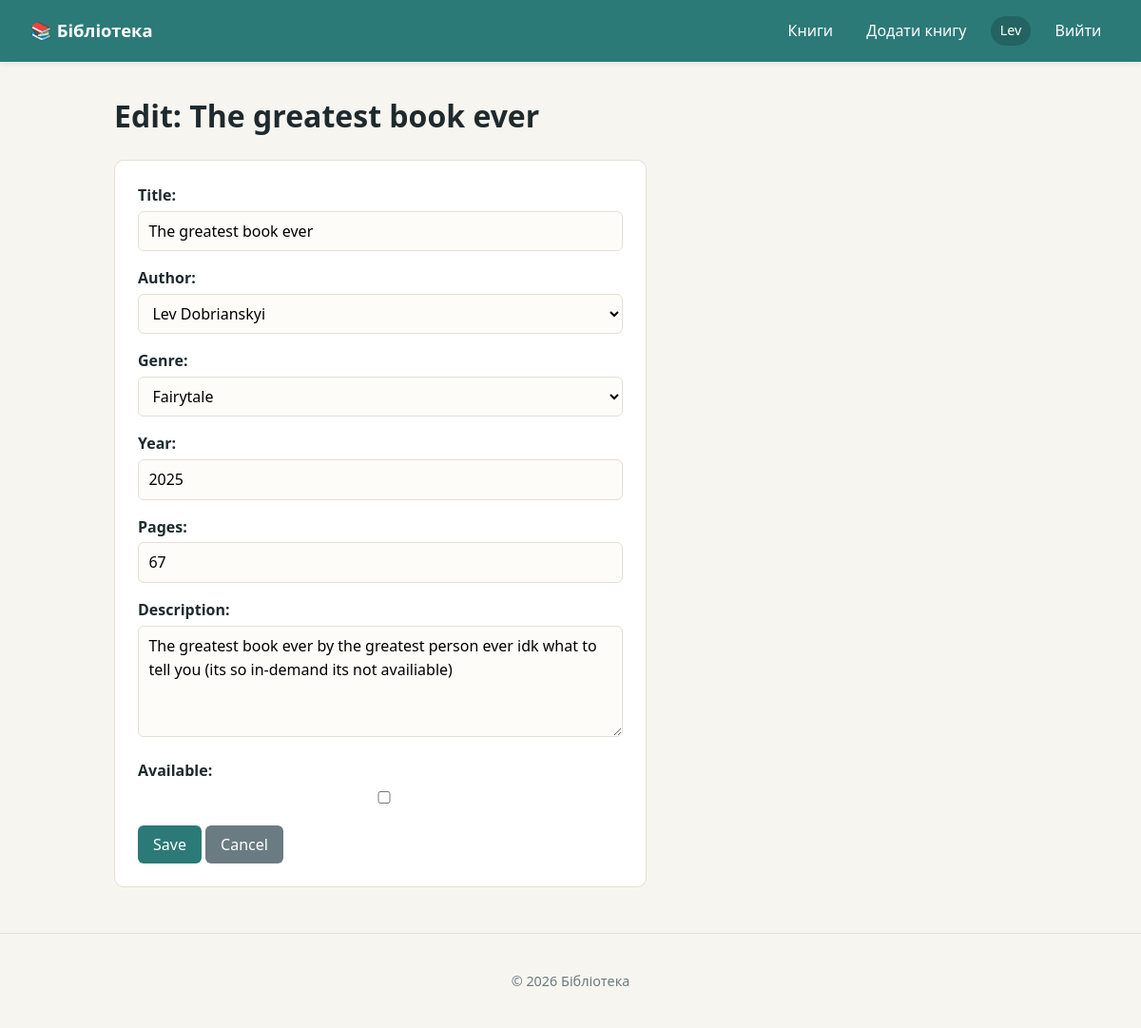
The app's page /books/9/edit/ (signed in) with its own data.
### library/models.py (models this page shows, shortened)
class Book(models.Model):
    title = models.CharField("Title", max_length=150, default="")
    author = models.ForeignKey(Author, on_delete=models.CASCADE, related_name="books", verbose_name="Author", null=True)
    genre = models.ForeignKey(Genre, on_delete=models.CASCADE, related_name="books", verbose_name="Genre", null=True)
    year = models.IntegerField("Year", null=True)
    pages = models.IntegerField("Pages", null=True)
    description = models.TextField("Description", blank=True)
    is_available = models.BooleanField("Available", default=True)
    created_at = models.DateTimeField("Created", auto_now_add=True)
    class Meta:
        verbose_name = "Book"
        verbose_name_plural = "Books"
        ordering = ["title"]

### library/views.py (the view)
# urls.py: path("books/<int:pk>/edit/", views.book_update, name="book_update"),
@staff_required
def book_update(request, pk):
    book = get_object_or_404(Book, pk=pk)
    if request.method == "POST":
        form = BookForm(request.POST, instance=book)
        if form.is_valid():
            form.save()
            messages.success(request, "Book was updated successfully.")
            return redirect("library:book_detail", pk=book.pk)
    else:
        form = BookForm(instance=book)
    return render(
        request,
        "library/book_form.html",
        {"form": form, "title": f"Edit: {book.title}"},
    )

### library/forms.py (shortened to what this page needs)
class BookForm(forms.ModelForm):
    class Meta:
        model = Book
        fields = ["title", "author", "genre", "year", "pages",
                  "description", "is_available"]
        widgets = {
            "description": forms.Textarea(attrs={"rows": 4}),
        }

### library/models.py (called while the page is built)
    def __str__(self):
        return self.full_name

    def __str__(self):
        return self.name

### library/templates/library/book_form.html (shortened to what this page needs)
{% extends "base.html" %}
{% block content %}
  <h1>{{ title }}</h1>
  <form method="post" class="form">
    {{ form.as_p }}
    <button type="submit" class="btn">Save</button>
    <a href="{% url 'library:book_list' %}" class="btn btn-secondary">Cancel</a>
  </form>
{% endblock %}

### templates/base.html (shortened to what this page needs)
<!DOCTYPE html>
{% load static %}
<html lang="uk">
<head>
  <link rel="stylesheet" href="{% static 'css/style.css' %}">
</head>
<body>
  <header class="site-header">
    <a class="brand" href="{% url 'library:home' %}">📚 Бібліотека</a>
    <nav class="site-nav">
      <a href="{% url 'library:book_list' %}">Книги</a>
      {% if user.is_authenticated %}
        {% if user.is_staff %}
          <a href="{% url 'library:book_create' %}">Додати книгу</a>
        {% endif %}
        <span class="user-badge">{{ user.username }}</span>
        <form method="post" action="{% url 'accounts:logout' %}" class="inline-form">
          <button type="submit" class="link-button">Вийти</button>
        </form>
      {% else %}
        <a href="{% url 'accounts:login' %}">Увійти</a>
        <a href="{% url 'accounts:register' %}">Реєстрація</a>
      {% endif %}
    </nav>
  </header>
  <main class="container">
    {% block content %}{% endblock %}
  </main>
  <footer class="site-footer">
    <p>&copy; {% now "Y" %} Бібліотека</p>
  </footer>
</body>
</html>

### static/css/style.css (style rules this page uses)
:root { --bg: #f7f5ef; --fg: #1f2a2e; --muted: #6b7b82; --accent: #2b7a78; --accent-dark: #1f5b59; --danger: #b23b3b; --card: #ffffff; --border: #e3e0d6; --radius: 10px; }
* { box-sizing: border-box; }
body { margin: 0; font-family: system-ui, -apple-system, "Segoe UI", Roboto, sans-serif; background: var(--bg); color: var(--fg); line-height: 1.55; }
a { color: var(--accent-dark); text-decoration: none; }
.site-header { display: flex; align-items: center; justify-content: space-between; padding: 0.9rem 2rem; background: var(--accent); color: #fff; box-shadow: 0 2px 6px rgba(0,0,0,0.08); }
.site-header a { color: #fff; }
.brand { font-weight: 700; font-size: 1.15rem; }
.site-nav { display: flex; align-items: center; gap: 1rem; }
.site-nav a, .link-button { padding: 0.35rem 0.6rem; border-radius: 6px; transition: background 0.15s ease; }
.link-button { background: transparent; border: none; color: #fff; font: inherit; cursor: pointer; }
.inline-form { display: inline; }
.user-badge { padding: 0.25rem 0.6rem; background: rgba(0,0,0,0.18); border-radius: 999px; font-size: 0.9rem; }
.container { max-width: 1000px; margin: 2rem auto; padding: 0 1.25rem; }
.btn { display: inline-block; padding: 0.5rem 1rem; background: var(--accent); color: #fff; border: none; border-radius: 6px; font: inherit; cursor: pointer; text-decoration: none; }
.btn-secondary { background: var(--muted); }
.form { background: var(--card); border: 1px solid var(--border); border-radius: var(--radius); padding: 1.5rem; max-width: 560px; }
.form p { margin: 0 0 1rem; }
.form label { display: block; font-weight: 600; margin-bottom: 0.25rem; }
.form input, .form textarea, .form select { width: 100%; padding: 0.5rem 0.65rem; border: 1px solid var(--border); border-radius: 6px; font: inherit; background: #fdfcf8; }
.site-footer { text-align: center; padding: 1.5rem; color: var(--muted); font-size: 0.9rem; border-top: 1px solid var(--border); margin-top: 3rem; }

### records on screen
Book: title "The greatest book ever", author "Lev Dobrianskyi", genre "Fairytale", year "2025", pages "67", description "The greatest book ever by the greatest person ever idk what to tell you (its so in-demand its not availiable)"

### other values on screen
{{ user.username }} "Lev"
{{ title }} "Edit: The greatest book ever"
